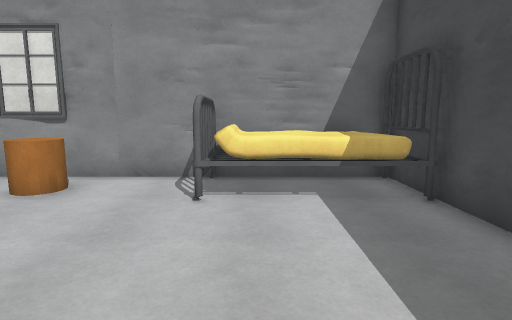
[1] (above)

17 first-person views from a walk through a 3-D level made in the Unity game engine. The camera is 1.5 m above the floor, tilts 8° down and sees 80° across. The floor is counted in squares, 1 m on a side. Each view is taken from the middle of a square. On the plan, view 1 faces up. The plan holds only what a view shows up to about 15 squares ahead; the rest is blank. The place goes on beyond the plan. Door leaves are left out, so doorways stand open. Surface patterns are stand-ins for the level's own textures.

[2]
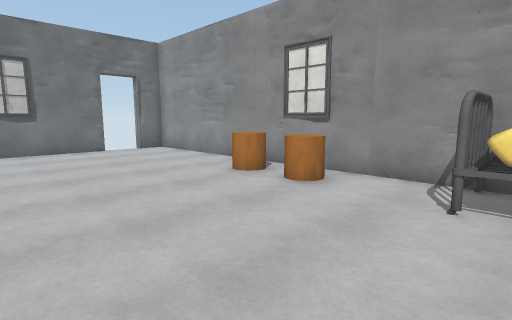

[3]
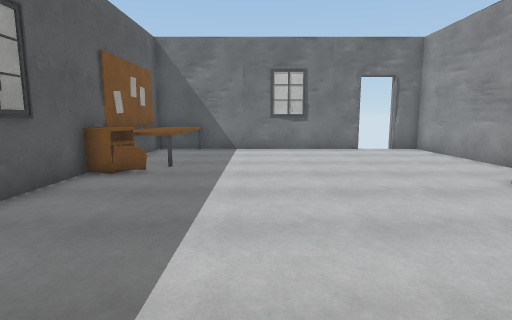

[4]
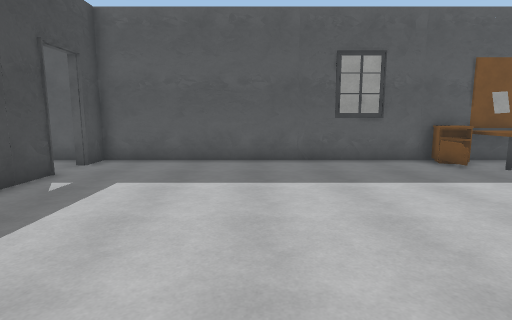

[5]
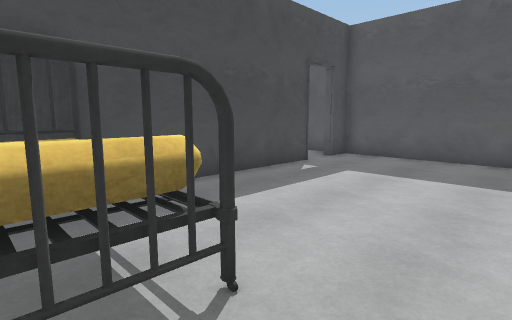

[6]
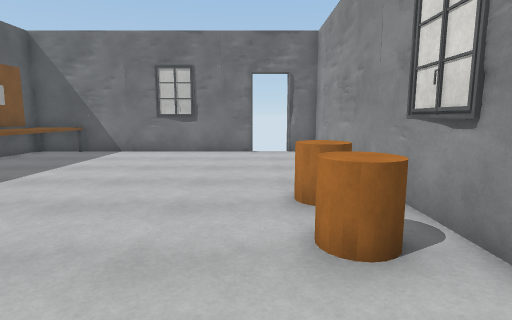

[7]
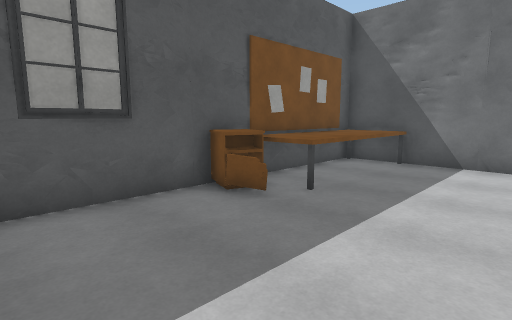

[8]
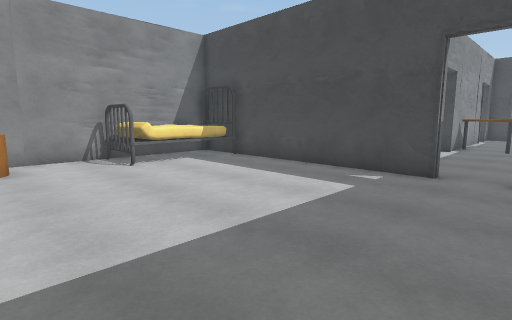

[9]
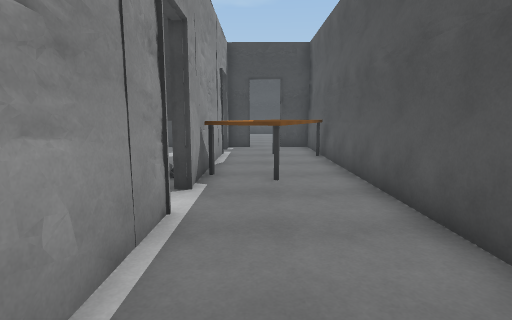

[10]
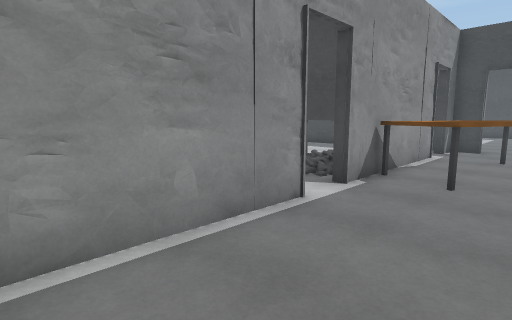

[11]
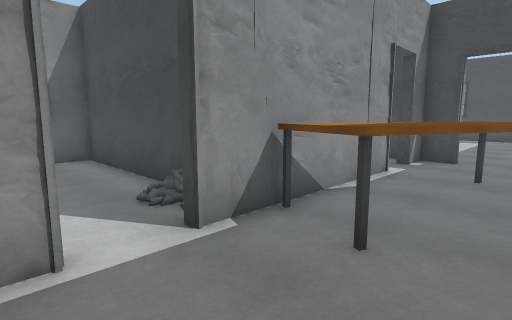

[12]
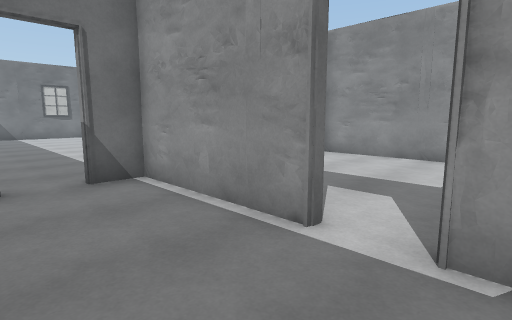

[13]
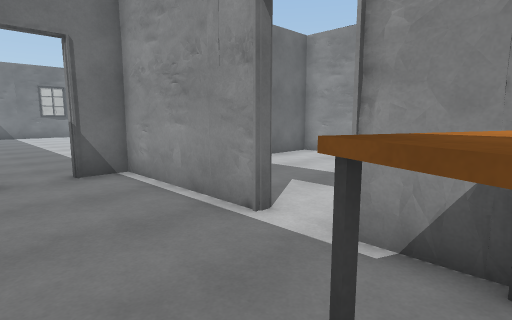

[14]
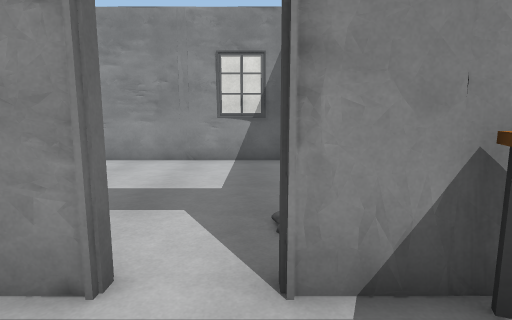

[15]
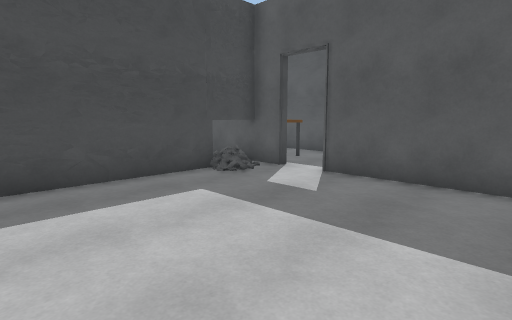

[16]
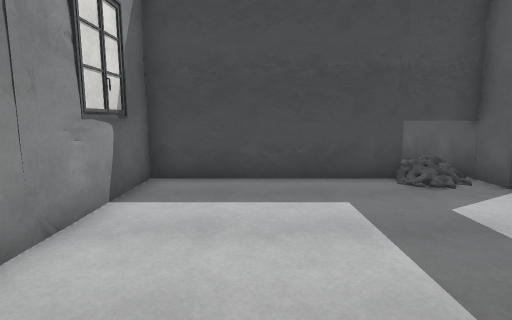

[17]
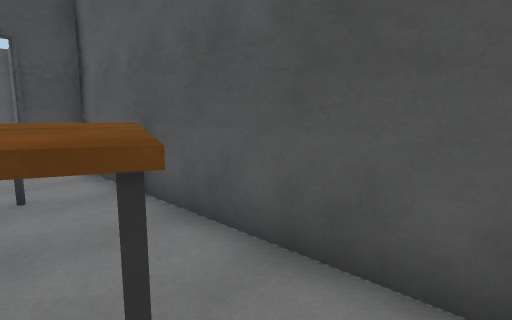

### Floor plan
Key: @ floor where view 1 was taken; # wall or solid block; . floor; D open door; ^ raised ledge; B bed; C brown cylinder; A cabinet.
Columns run from 15 left of view 1 to 16 right of it. Each row starts with its distance up from view 1.
  8 ############################
  7 #.............BB BB........#
  6 DD......CCCC..BBBBB........#
  5 D.................#........#
  4 #.................#........#
  3 #.................#........#
  2 #.................#........#
  1 #.................#.......##
  0 #..............@..######DD#####
 -1 #.................#.....DD.^^###
 -2 #.................D.......^^^^^
 -3 #^^^^^^A..........DD.......^^^^^
 -4 #^^^^^AA..........#..........^^^
 -5 ################################

Positions as (right, up) in squares from view 1, and headings:
1: (0, 0), facing up
2: (0, 0), facing up-left
3: (0, 0), facing left
4: (-2, 6), facing down
5: (-3, 7), facing down-right
6: (-1, 5), facing left
7: (-4, 1), facing down-left
8: (-5, -4), facing up-right
9: (4, -2), facing right
10: (4, -4), facing up-right
11: (8, -4), facing up-right
12: (11, -4), facing up-left
13: (12, -4), facing up-left
14: (10, -3), facing up
15: (4, 7), facing down-right
16: (4, 5), facing right
17: (10, -2), facing down-right
